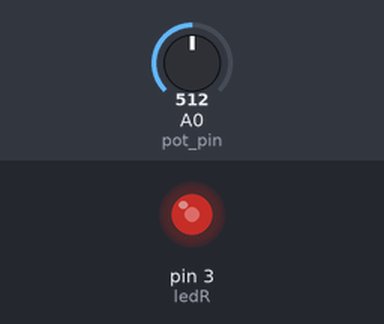
A sketch run on a simulated Arduino Uno, built with avr-gcc and run on an emulated ATmega328P. Parts: output pins drawn as LEDs (lit = HIGH). Inputs (shaded band) come from the test bench; at power-on: A0 (pot_pin) = 512. What the sketch prints to the serial monitor is not drawn.

Above: at 1.2 s.
1.3 s: A0 (pot_pin) set to 716
At 2.1 s:
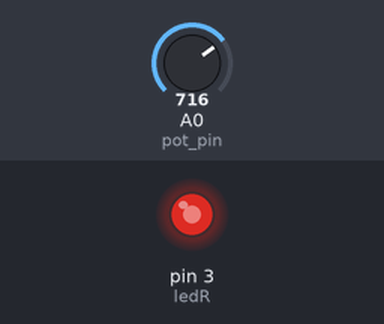
2.8 s: A0 (pot_pin) set to 900
At 3.2 s:
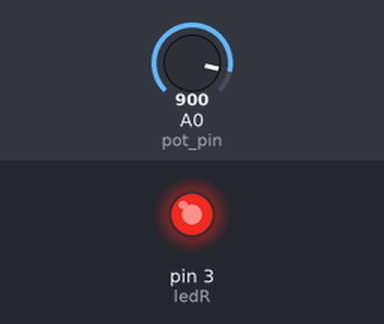
4.3 s: A0 (pot_pin) set to 122
At 5.5 s:
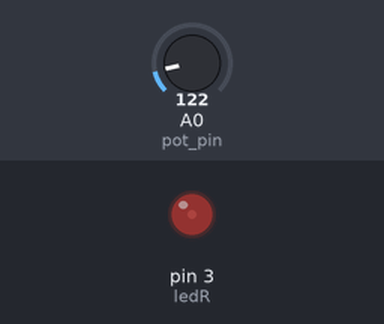
5.8 s: A0 (pot_pin) set to 0
At 6.6 s:
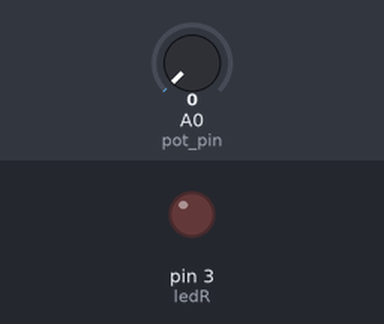
Timing chart, 0 to 8.3 s (numbered marks = the images above; inputs shaded):
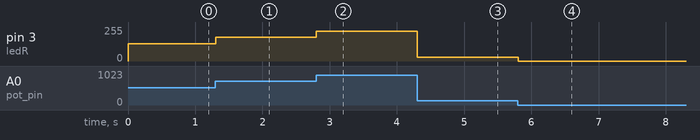

Measured:
- after the input at 1.3 s, pin 3 (ledR): 128/255 → 179/255 at once
- after the input at 2.8 s, pin 3 (ledR): 179/255 → 225/255 at once
- after the input at 4.3 s, pin 3 (ledR): 225/255 → 30/255 at once
- after the input at 5.8 s, pin 3 (ledR): 30/255 → 0/255 at once

The sketch:

rgb_controller.ino
```cpp
#define ledR 3
#define ledG 5
#define ledB 6
#define pot_pin A0

void setup(){
  Serial.begin(9600); //baud rate
}

void loop(){
  int val;
  val = analogRead(pot_pin);
  analogWrite(ledR, val/4); //ranges from 0 to 1024, res 4.9 mV
  Serial.print(val);
}
```
